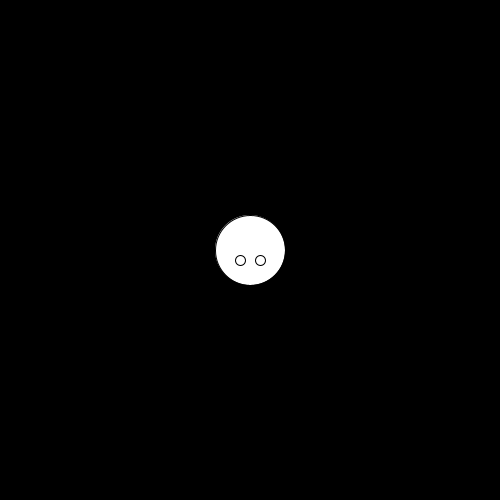
Frame 1 (no input)
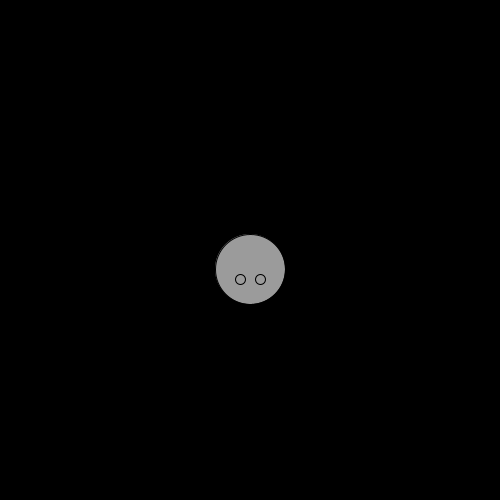
Frame 60 (the mouse pressed at the canvas centre just before this capture)
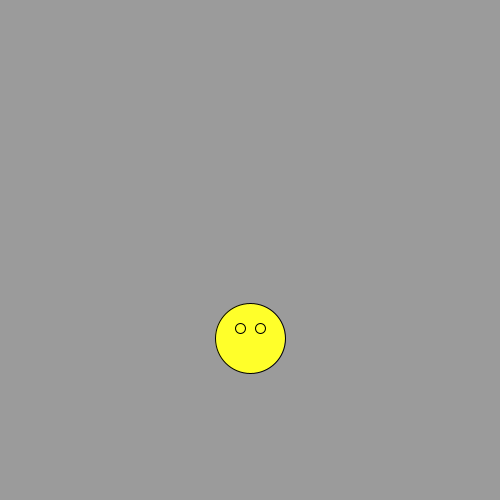
Frame 120 (the mouse held since frame 60 and released just before this capture)

The Processing sketch that drew these frames (run headless with seeded random() and noise(); from frame 60 on, the mouse is pressed at the canvas centre):

// Processing sketch: processing_173690
// ── processing_173690.pde

float counter = 0;

void setup()
{
  size(500, 500);
}

void draw()
{
  //println
  background(0);
  colorMode(HSB, 180, 60, 100);

  if (mousePressed == true)
  {
    background(110);
    translate(width/2, height/2);
    ellipse(0, sin (counter)*100, 70, 70);
    translate(-10, -10);
    ellipse(0, sin(counter)*100, 10, 10);
    translate(20, 0);
    ellipse(0, sin(counter)*100, 10, 10);
    float amplitude = map(sin(counter), -1, 1, 50, 50);
    fill(30, 50, 100);

    counter += 0.5;
  } else
  {
    translate(width/2, height/2);
    ellipse(0, sin (counter)*100, 70, 70);
    translate( -10, 10);
    ellipse (0, sin(counter)*100, 10, 10);
    translate(20, 0);
    ellipse(0, sin(counter)*100, 10, 10);
    float amplitude = map(sin(counter), -1, 1, 50, 50);
    fill(110);

    counter += 0.05;
  }
}
